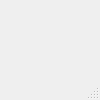
<?xml version="1.0" encoding="UTF-8"?>
<ui version="4.0">
 <class>ChoiceLevelWindow</class>
 <widget class="QMainWindow" name="ChoiceLevelWindow">
  <property name="geometry">
   <rect>
    <x>0</x>
    <y>0</y>
    <width>100</width>
    <height>100</height>
   </rect>
  </property>
  <property name="windowTitle">
   <string>MainWindow</string>
  </property>
  <widget class="QWidget" name="centralwidget"/>
  <widget class="QMenuBar" name="menubar">
   <property name="geometry">
    <rect>
     <x>0</x>
     <y>0</y>
     <width>100</width>
     <height>21</height>
    </rect>
   </property>
  </widget>
  <widget class="QStatusBar" name="statusbar"/>
 </widget>
 <resources/>
 <connections/>
</ui>
